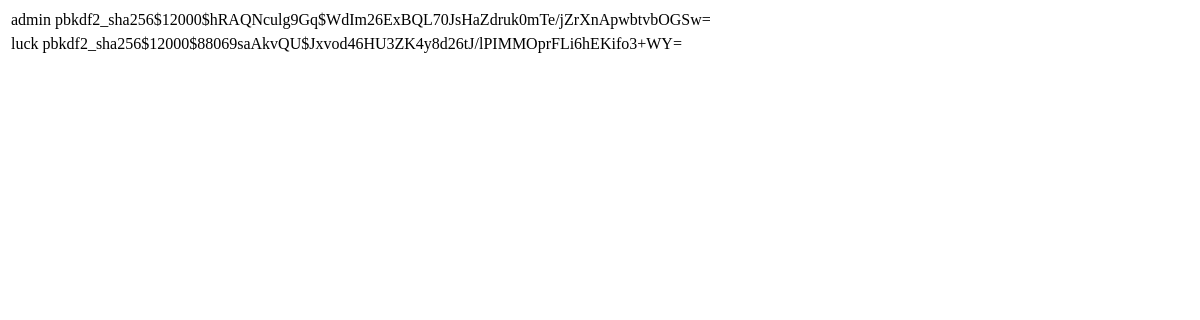
Page /users/users_list on the earlier database version.
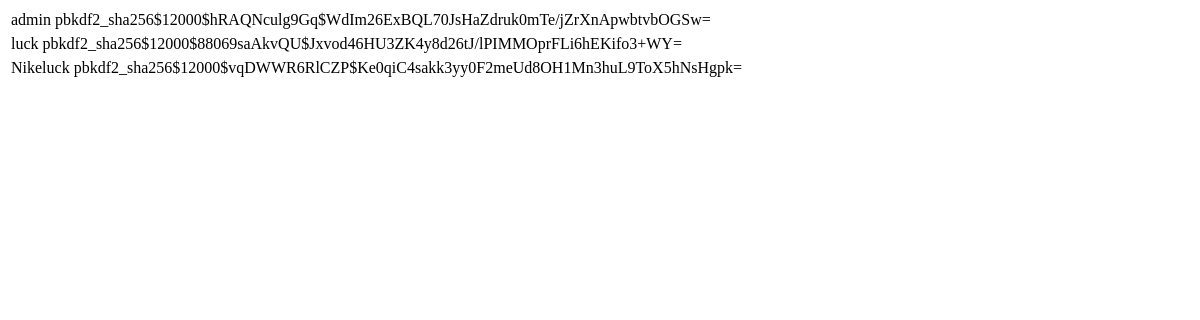
Same page on the later database version.
### users/models.py (models this page shows, shortened)
class User(AbstractBaseUser, PermissionsMixin):
    user_name = models.CharField(max_length=30, unique=True)
    USERNAME_FIELD = 'user_name'
    objects = MyUserManager()
    is_active = models.BooleanField(default=True)
    is_admin = models.BooleanField(default=False)

### users/views.py (the view)
def users_list(request):
    users_list = User.objects.all()
    return render(request, 'users/users_list.html', {'users_list': users_list})

### users/templates/users/users_list.html
{% for user in users_list %}
        <table>
        <tr>
            <td>{{user.user_name}}</td>
            <td>{{user.password}}</td>
         </tr>
         </table>
{% endfor %}

Differences in the rows shown:
added User: user_name "Nikeluck", password "pbkdf2_sha256$12000$vqDWWR6RlCZP$Ke0qiC4sakk3yy0F2meUd8OH1Mn3huL9ToX5hNsHgpk="
